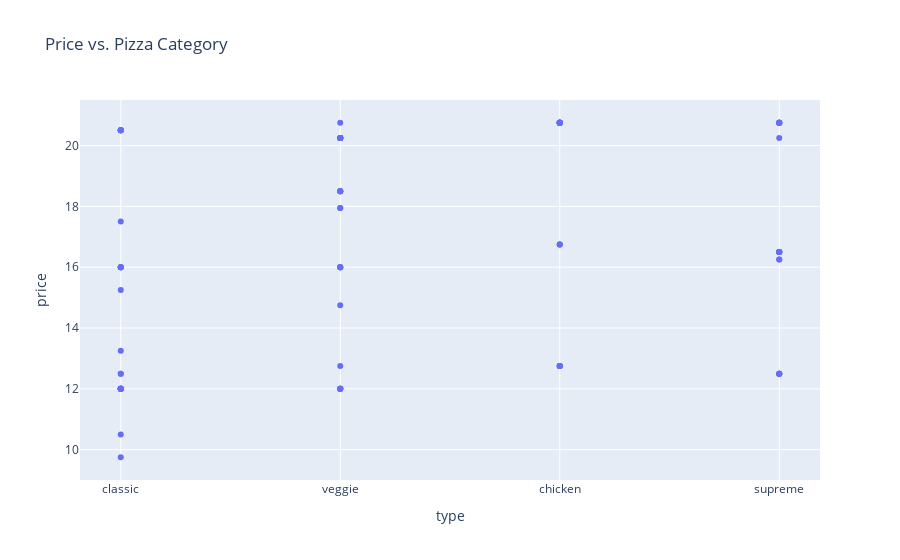

Here is the notebook cell this chart was saved with:
### Markdown cell above
### Working with Plotly

Plotting the data

### Code cell
# Move this imprt of pacakages to top
import plotly.express as px
import plotly.graph_objects as go


fig = px.scatter(df_pizza_mini,
                x='type',
                y='price',
                hover_name='name',
                title='Price vs. Pizza Category')
fig.show()

### Figure 1 — Plotly figure (JSON) as saved in the notebook; plotly's stock layout.template omitted (floating-point values rounded to 4 significant figures)
{"data": [{"hovertemplate": "<b>%{hovertext}</b><br><br>type=%{x}<br>price=%{y}<extra></extra>", "hovertext": ["hawaiian", "classic_dlx", "mexicana", "thai_ckn", "five_cheese", "ital_supr", "prsc_argla", "ital_supr", "ital_supr", "ital_supr", "bbq_ckn", "the_greek", "spinach_supr", "spinach_supr", "ital_supr", "mexicana", "spin_pesto", "spicy_ital", "ital_cpcllo", "veggie_veg", "green_garden", "classic_dlx", "ital_supr", "mexicana", "southw_ckn", "pepperoni", "cali_ckn", "cali_ckn", "bbq_ckn", "cali_ckn", "ital_supr", "cali_ckn", "ckn_pesto", "mexicana", "the_greek", "big_meat", "five_cheese", "soppressata", "the_greek", "thai_ckn", "four_cheese", "napolitana", "mediterraneo", "bbq_ckn", "ital_supr", "mexicana", "four_cheese", "spinach_fet", "mediterraneo", "five_cheese", "ital_veggie", "calabrese", "peppr_salami", "napolitana", "sicilian", "ital_cpcllo", "five_cheese", "big_meat", "ital_cpcllo", "ital_cpcllo", "southw_ckn", "five_cheese", "southw_ckn", "ital_cpcllo", "pepperoni", "prsc_argla", "bbq_ckn", "thai_ckn", "sicilian", "classic_dlx", "veggie_veg", "bbq_ckn", "spinach_fet", "classic_dlx", "ckn_alfredo", "green_garden", "thai_ckn", "mexicana", "pepperoni", "ital_cpcllo", "green_garden", "big_meat", "ital_supr", "bbq_ckn", "green_garden", "the_greek", "pepperoni", "pep_msh_pep", "thai_ckn", "green_garden", "bbq_ckn", "classic_dlx", "mexicana", "ital_supr", "ital_cpcllo", "hawaiian", "ital_supr", "southw_ckn", "four_cheese", "green_garden"], "legendgroup": "", "marker": {"color": "#636efa", "symbol": "circle"}, "mode": "markers", "name": "", "orientation": "v", "showlegend": false, "type": "scatter", "x": ["classic", "classic", "veggie", "chicken", "veggie", "supreme", "supreme", "supreme", "supreme", "supreme", "chicken", "classic", "supreme", "supreme", "supreme", "veggie", "veggie", "supreme", "classic", "veggie", "veggie", "classic", "supreme", "veggie", "chicken", "classic", "chicken", "chicken", "chicken", "chicken", "supreme", "chicken", "chicken", "veggie", "classic", "classic", "veggie", "supreme", "classic", "chicken", "veggie", "classic", "veggie", "chicken", "supreme", "veggie", "veggie", "veggie", "veggie", "veggie", "veggie", "supreme", "supreme", "classic", "supreme", "classic", "veggie", "classic", "classic", "classic", "chicken", "veggie", "chicken", "classic", "classic", "supreme", "chicken", "chicken", "supreme", "classic", "veggie", "chicken", "veggie", "classic", "chicken", "veggie", "chicken", "veggie", "classic", "classic", "veggie", "classic", "supreme", "chicken", "veggie", "classic", "classic", "classic", "chicken", "veggie", "chicken", "classic", "veggie", "supreme", "classic", "classic", "supreme", "chicken", "veggie", "veggie"], "xaxis": "x", "y": [13.25, 16.0, 16.0, 20.75, 18.5, 20.75, 20.75, 16.5, 16.5, 16.5, 12.75, 12.0, 12.5, 12.5, 20.75, 12.0, 20.75, 20.75, 20.5, 12.0, 12.0, 12.0, 12.5, 20.25, 20.75, 15.25, 20.75, 16.75, 20.75, 12.75, 16.5, 20.75, 20.75, 20.25, 12.0, 12.0, 18.5, 20.75, 12.0, 20.75, 17.95, 12.0, 16.0, 20.75, 16.5, 20.25, 14.75, 20.25, 16.0, 18.5, 12.75, 16.25, 12.5, 20.5, 20.25, 20.5, 18.5, 12.0, 20.5, 16.0, 20.75, 18.5, 12.75, 16.0, 12.5, 12.5, 16.75, 20.75, 16.25, 12.0, 20.25, 20.75, 20.25, 16.0, 12.75, 12.0, 20.75, 16.0, 9.75, 20.5, 20.25, 12.0, 16.5, 20.75, 12.0, 12.0, 12.5, 17.5, 20.75, 16.0, 16.75, 16.0, 20.25, 20.75, 20.5, 10.5, 20.75, 12.75, 17.95, 12.0], "yaxis": "y"}], "layout": {"legend": {"tracegroupgap": 0}, "title": {"text": "Price vs. Pizza Category"}, "xaxis": {"anchor": "y", "domain": [0, 1], "title": {"text": "type"}}, "yaxis": {"anchor": "x", "domain": [0, 1], "title": {"text": "price"}}}}
